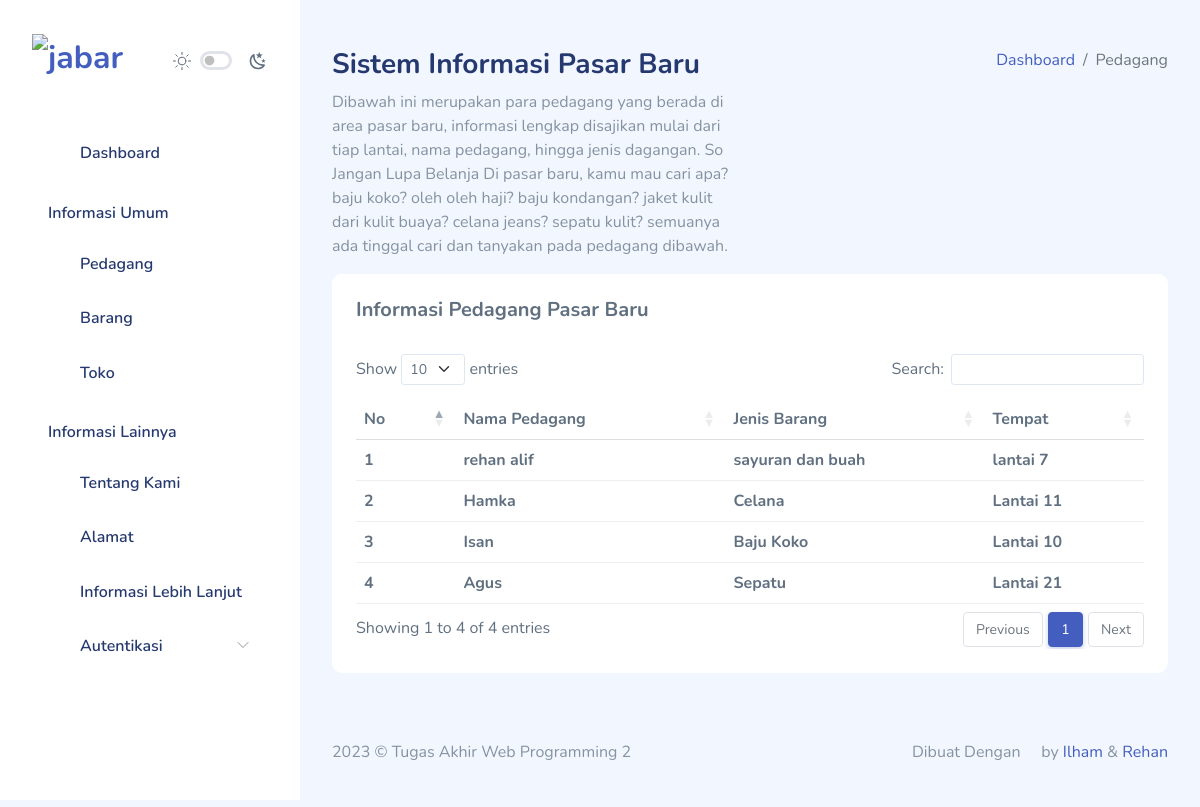
Screenshot of /pedagang.php with the database file from the repository.
### tables this page shows
CREATE TABLE `tp_pedagang` (
  `id_P` int(11) NOT NULL,
  `nama_pedagang` varchar(255) NOT NULL,
  `barang` varchar(255) NOT NULL,
  `Tempat` varchar(255) NOT NULL
);

### pedagang.php (the view, shortened to what this page needs)
<?php
include 'koneksi.php';
if (isset($_GET['cari'])) {
  $cari = $_GET['key'];
  $sql = "SELECT * FROM tp_pedagang WHERE nama_pedagang like '%$cari%' OR
  barang like '%$cari%' OR tempat like '%$cari%'";
} else {
  $sql = "SELECT * FROM tp_pedagang";
}
$result = $konek->query($sql);
?>
<!DOCTYPE html>
<html lang="en">
<head>
<link rel="stylesheet" href="assets/extensions/datatables.net-bs5/css/dataTables.bootstrap5.min.css">
  <link rel="stylesheet" href="./assets/compiled/css/table-datatable-jquery.css">
  <link rel="stylesheet" href="./assets/compiled/css/app.css">
  <link rel="stylesheet" href="./assets/compiled/css/app-dark.css">
</head>
<body>
    <div id="app">
        <div id="sidebar">
            <div class="sidebar-wrapper active">
    <div class="sidebar-header position-relative">
            <div class="d-flex justify-content-between align-items-center">
              <div class="logo">
                <a href="index.php"
                  ><img
                    src="./assets/compiled/svg/jabar.svg"
                    alt="jabar"
                    srcset=""
                /></a>
              </div>
              <div class="theme-toggle d-flex gap-2 align-items-center mt-2">
                <div class="form-check form-switch fs-6">
                  <input
                    class="form-check-input me-0"
                    type="checkbox"
                    id="toggle-dark"
                    style="cursor: pointer"
                  />
                </div>
              </div>
            </div>
          </div>
    <div class="sidebar-menu">
            <ul class="menu">
             <?php if (isset($_SESSION['status']) == 'login') { ?>
              <li class="sidebar-item">
                <a href="dashboardadmin.php" class="sidebar-link">
                  <i class="bi bi-grid-fill"></i>
                  <span>Dashboard</span>
                </a>
              </li>
              <?php } else { ?>
                 <li class="sidebar-item">
                <a href="index.php" class="sidebar-link">
                  <i class="bi bi-grid-fill"></i>
                  <span>Dashboard</span>
                </a>
              </li>
                <?php } ?>
              <li class="sidebar-title">Informasi Umum</li>
              <?php if (isset($_SESSION['status']) == 'login') { ?>
              <li class="sidebar-item">
                <a href="pedagang.php" class="sidebar-link">
                  <i class="bi bi-person-raised-hand"></i>
                  <span>Pedagang</span>
                </a>
              </li>
              <?php } else { ?>
                <li class="sidebar-item">
                <a href="pedagang.php" class="sidebar-link">
                  <i class="bi bi-person-raised-hand"></i>
                  <span>Pedagang</span>
                </a>
              </li>
              <?php } ?>
              <?php if (isset($_SESSION['status']) == 'login') { ?>
              <li class="sidebar-item">
                <a href="barang.php" class="sidebar-link">
                  <i class="bi bi-cart3"></i>
                  <span>Barang</span>
                </a>
              </li>
              <?php } else { ?>
                <li class="sidebar-item">
                <a href="barang.php" class="sidebar-link">
                  <i class="bi bi-cart3"></i>
                  <span>Barang</span>
                </a>
              </li><?php } ?>
              <?php if (isset($_SESSION['status']) == 'login') { ?>
              <li class="sidebar-item">
                <a href="toko.php" class="sidebar-link">
                  <i class="bi bi-shop"></i>
                  <span>Toko</span>
                </a>
              </li>
              <?php } else { ?>
                 <li class="sidebar-item">
                <a href="toko.php" class="sidebar-link">
                  <i class="bi bi-shop"></i>
                  <span>Toko</span>
                </a>
              </li>
              <?php } ?>
              <li class="sidebar-title">Informasi Lainnya</li>
              <?php if (isset($_SESSION['status']) == 'login') { ?>
              <li class="sidebar-item">
                <a href="tentangkami.php" class="sidebar-link">
                  <i class="bi bi-wechat"></i>
                  <span>Tentang Kami</span>
                </a>
              </li>
              <?php } else { ?>
                <li class="sidebar-item">
                <a href="tentangkami.php" class="sidebar-link">
                  <i class="bi bi-wechat"></i>
                  <span>Tentang Kami</span>
                </a>
              </li>
              <?php } ?>
              <?php if (isset($_SESSION['status']) == 'login') { ?>
              <li class="sidebar-item">
                <a href="maps.php" class="sidebar-link">
                  <i class="bi bi-map-fill"></i>
                  <span>Alamat</span>
                </a>
              </li>
              <?php } else { ?>
                <li class="sidebar-item">
                <a href="maps.php" class="sidebar-link">
                  <i class="bi bi-map-fill"></i>
                  <span>Alamat</span>
                </a>
              </li>
              <?php } ?>
              <?php if (isset($_SESSION['status']) == 'login') { ?>
              <li class="sidebar-item">
                <a href="sosialmedia.php" class="sidebar-link">
                  <i class="bi bi-share"></i>
                  <span>Informasi Lebih Lanjut</span>
                </a>
                <?php } else { ?>
                  <li class="sidebar-item">
                <a href="sosialmedia.php" class="sidebar-link">
                  <i class="bi bi-share"></i>
                  <span>Informasi Lebih Lanjut</span>
                </a>
                <?php } ?>
              <li class="sidebar-item has-sub">
                <a href="#" class="sidebar-link">
                  <i class="bi bi-person-badge-fill"></i>
                  <span>Autentikasi</span>
                </a>
              </li>
            </ul>
          </div>
        </div>
      </div>
</div>
        <div id="main">
<div class="page-heading">
    <div class="page-title">
        <div class="row">
            <div class="col-12 col-md-6 order-md-1 order-last">
                <h3>Sistem Informasi Pasar Baru</h3>
                <p class="text-subtitle text-muted">Dibawah ini merupakan para pedagang yang berada di area pasar baru, informasi lengkap disajikan mulai dari tiap lantai, nama pedagang, hingga jenis dagangan. So Jangan Lupa Belanja Di pasar baru, kamu mau cari apa? baju koko? oleh oleh haji? baju kondangan? jaket kulit dari kulit buaya? celana jeans? sepatu kulit? semuanya ada tinggal cari dan tanyakan pada pedagang dibawah.</p>
            </div>
            <div class="col-12 col-md-6 order-md-2 order-first">
                <nav aria-label="breadcrumb" class="breadcrumb-header float-start float-lg-end">
                    <ol class="breadcrumb">
                        <li class="breadcrumb-item"><a href="index.php">Dashboard</a></li>
                        <li class="breadcrumb-item active" aria-current="page">Pedagang</li>
                    </ol>
                </nav>
            </div>
        </div>
    </div>
    <section class="section">
        <div class="card">
            <div class="card-header">
    <h5 class="card-title">
        Informasi Pedagang Pasar Baru
    </h5>
</div>
            <div class="card-body">
                <div class="table-responsive">
                    <table class="table" id="table1">
                        <thead>
                    <tr>
                      <th>No</th>
                      <th>Nama Pedagang</th>
                      <th>Jenis Barang</th>
                      <th>Tempat</th>
                    </tr>
                  </thead>
                         <tbody>
                    <?php $no = 1 ?>
                    <?php if ($result->num_rows > 0) { ?>
                      <?php while ($row = $result->fetch_assoc()) { ?>
                        <tr>
                          <th><?= $no ?> </th>
                          <th><?= $row['nama_pedagang'] ?> </th>
                          <th><?= $row['barang'] ?> </th>
                          <th><?= $row['Tempat'] ?> </th>
                          <?php $no++ ?>
                        </tr>
                      <?php } ?>
                    <?php } ?>
                  </tbody>
                    </table>
                </div>
            </div>
        </div>
    </section>
</div>
       <footer>
          <div class="footer clearfix mb-0 text-muted">
            <div class="float-start">
              <p>2023 &copy; Tugas Akhir Web Programming 2</p>
            </div>
            <div class="float-end">
              <p>
                Dibuat Dengan
                <span class="text-danger"><i class="bi bi-fire"></i></span>
                by <a href="https://github.com/7fadillahIl">Ilham</a> &amp;
                <a href="https://www.instagram.com/rehan_alif_albani123/"
                  >Rehan</a
                >
              </p>
            </div>
          </div>
        </footer>
        </div>
</body>
</html>

### rows the page displays
tp_pedagang: nama_pedagang "rehan alif", barang "sayuran dan buah", Tempat "lantai 7"
tp_pedagang: nama_pedagang "Hamka", barang "Celana", Tempat "Lantai 11"
tp_pedagang: nama_pedagang "Isan", barang "Baju Koko", Tempat "Lantai 10"
tp_pedagang: nama_pedagang "Agus", barang "Sepatu", Tempat "Lantai 21"
